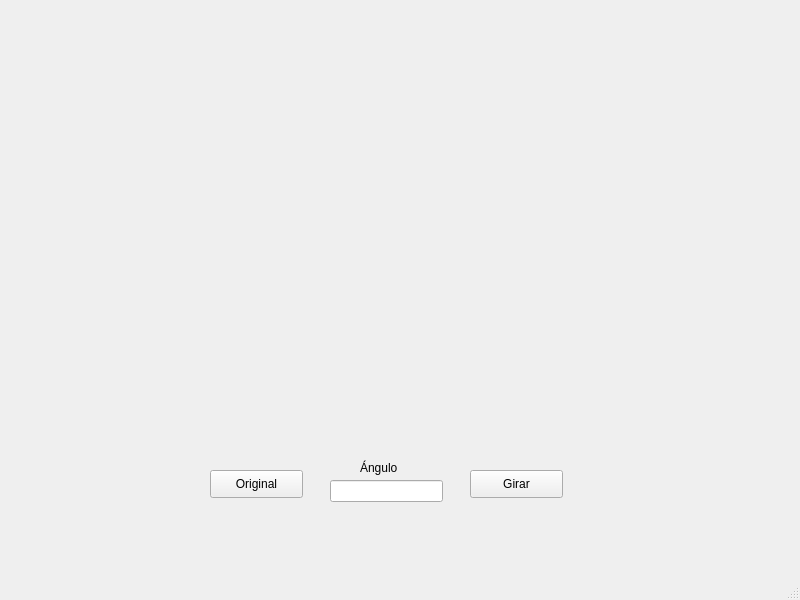
<?xml version="1.0" encoding="UTF-8"?>
<ui version="4.0">
 <class>mainWindow</class>
 <widget class="QMainWindow" name="mainWindow">
  <property name="geometry">
   <rect>
    <x>0</x>
    <y>0</y>
    <width>800</width>
    <height>600</height>
   </rect>
  </property>
  <property name="windowTitle">
   <string>Procesamiento</string>
  </property>
  <widget class="QWidget" name="centralwidget">
   <widget class="QWidget" name="verticalLayoutWidget">
    <property name="geometry">
     <rect>
      <x>180</x>
      <y>30</y>
      <width>411</width>
      <height>411</height>
     </rect>
    </property>
    <layout class="QVBoxLayout" name="OpenGLLayout"/>
   </widget>
   <widget class="QPushButton" name="original">
    <property name="geometry">
     <rect>
      <x>210</x>
      <y>470</y>
      <width>93</width>
      <height>28</height>
     </rect>
    </property>
    <property name="text">
     <string>Original</string>
    </property>
   </widget>
   <widget class="QPushButton" name="girar">
    <property name="geometry">
     <rect>
      <x>470</x>
      <y>470</y>
      <width>93</width>
      <height>28</height>
     </rect>
    </property>
    <property name="text">
     <string>Girar</string>
    </property>
   </widget>
   <widget class="QLineEdit" name="angulo">
    <property name="geometry">
     <rect>
      <x>330</x>
      <y>480</y>
      <width>113</width>
      <height>22</height>
     </rect>
    </property>
   </widget>
   <widget class="QLabel" name="label">
    <property name="geometry">
     <rect>
      <x>360</x>
      <y>460</y>
      <width>55</width>
      <height>16</height>
     </rect>
    </property>
    <property name="text">
     <string>Ángulo</string>
    </property>
   </widget>
  </widget>
  <widget class="QMenuBar" name="menubar">
   <property name="geometry">
    <rect>
     <x>0</x>
     <y>0</y>
     <width>800</width>
     <height>26</height>
    </rect>
   </property>
  </widget>
  <widget class="QStatusBar" name="statusbar"/>
 </widget>
 <resources/>
 <connections/>
</ui>
